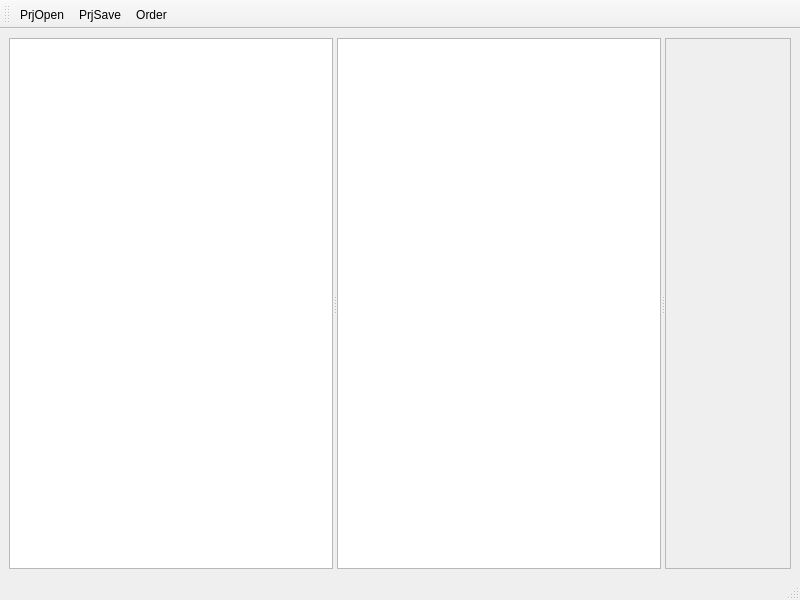
<?xml version="1.0" encoding="UTF-8"?>
<ui version="4.0">
 <class>MainWindow</class>
 <widget class="QMainWindow" name="MainWindow">
  <property name="geometry">
   <rect>
    <x>0</x>
    <y>0</y>
    <width>800</width>
    <height>600</height>
   </rect>
  </property>
  <property name="windowTitle">
   <string>Photo reorder</string>
  </property>
  <widget class="QWidget" name="centralwidget">
   <layout class="QHBoxLayout" name="horizontalLayout">
    <item>
     <widget class="QSplitter" name="splitterCentral">
      <property name="orientation">
       <enum>Qt::Horizontal</enum>
      </property>
      <property name="childrenCollapsible">
       <bool>true</bool>
      </property>
      <widget class="QTreeView" name="treeViewDirs"/>
      <widget class="QListView" name="listViewFiles">
       <property name="dragEnabled">
        <bool>true</bool>
       </property>
       <property name="dragDropMode">
        <enum>QAbstractItemView::DragDrop</enum>
       </property>
       <property name="defaultDropAction">
        <enum>Qt::IgnoreAction</enum>
       </property>
       <property name="selectionMode">
        <enum>QAbstractItemView::ExtendedSelection</enum>
       </property>
       <property name="resizeMode">
        <enum>QListView::Adjust</enum>
       </property>
       <property name="spacing">
        <number>1</number>
       </property>
       <property name="viewMode">
        <enum>QListView::IconMode</enum>
       </property>
       <property name="uniformItemSizes">
        <bool>true</bool>
       </property>
      </widget>
      <widget class="ImageListView" name="imageListView">
       <property name="acceptDrops">
        <bool>true</bool>
       </property>
       <property name="frameShape">
        <enum>QFrame::StyledPanel</enum>
       </property>
       <property name="frameShadow">
        <enum>QFrame::Raised</enum>
       </property>
      </widget>
     </widget>
    </item>
   </layout>
  </widget>
  <widget class="QStatusBar" name="statusbar"/>
  <widget class="QToolBar" name="toolBar">
   <property name="windowTitle">
    <string>toolBar</string>
   </property>
   <attribute name="toolBarArea">
    <enum>TopToolBarArea</enum>
   </attribute>
   <attribute name="toolBarBreak">
    <bool>false</bool>
   </attribute>
   <addaction name="actionAddFiles"/>
   <addaction name="actionSave"/>
   <addaction name="actionRename"/>
  </widget>
  <action name="actionAddFiles">
   <property name="text">
    <string>PrjOpen</string>
   </property>
  </action>
  <action name="actionSave">
   <property name="text">
    <string>PrjSave</string>
   </property>
  </action>
  <action name="actionRename">
   <property name="text">
    <string>Order</string>
   </property>
  </action>
 </widget>
 <customwidgets>
  <customwidget>
   <class>ImageListView</class>
   <extends>QFrame</extends>
   <header>imagelistview.h</header>
   <container>1</container>
  </customwidget>
 </customwidgets>
 <resources/>
 <connections/>
</ui>
